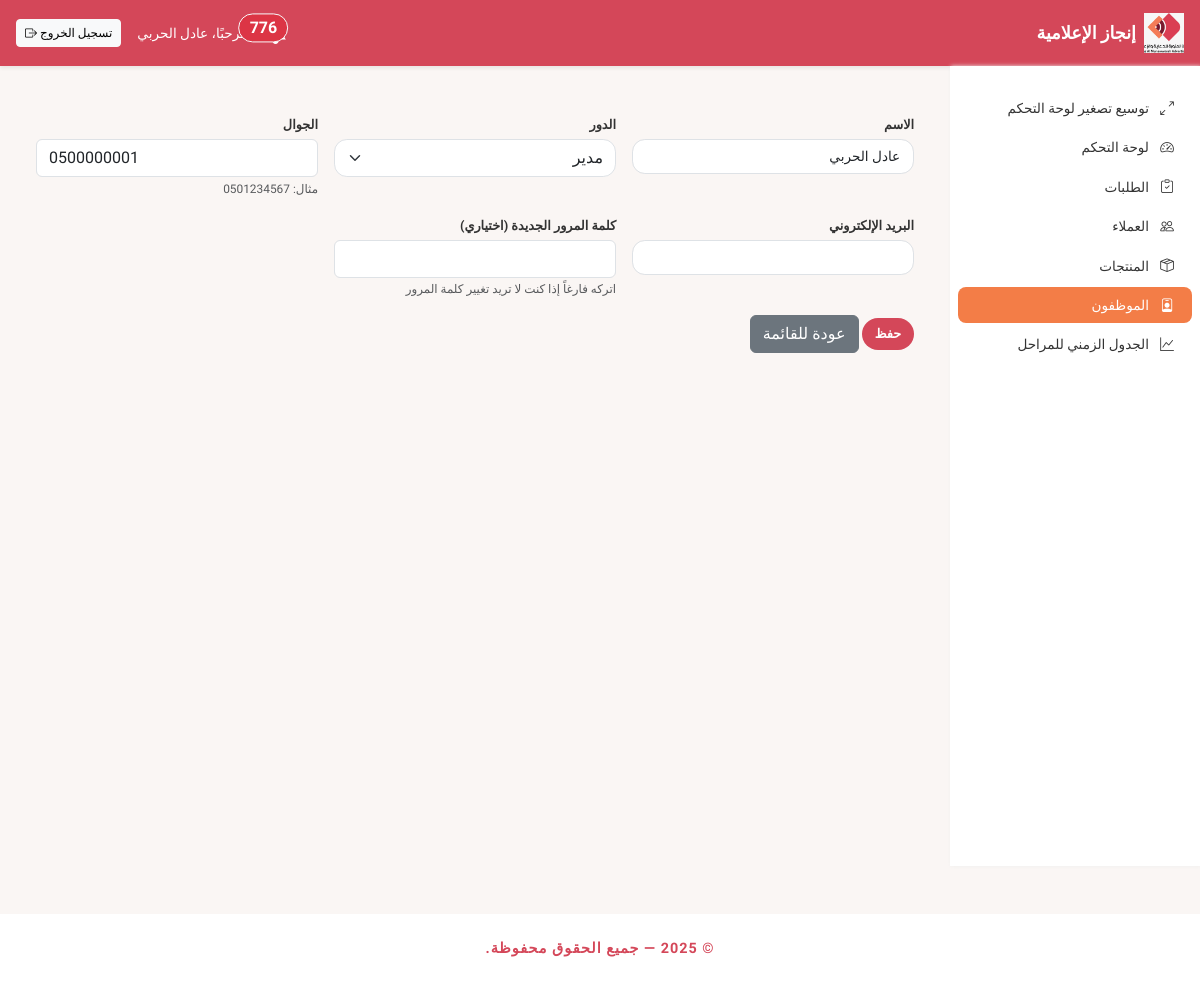
/employees/edit?id=1 (signed in), run on the app's committed database.
### tables this page shows
CREATE TABLE `employees` (
  `employee_id` int(11) NOT NULL,
  `name` varchar(100) NOT NULL,
  `role` enum('مدير','مصمم','معمل','محاسب') NOT NULL,
  `phone` varchar(20) DEFAULT NULL,
  `email` varchar(100) DEFAULT NULL,
  `password` varchar(255) NOT NULL
);

### src/Controller/EmployeeController.php (called while the page is built, shortened)
<?php
class EmployeeController
{
    private \mysqli $conn;
    public function __construct(\mysqli $conn)
    {
        $this->conn = $conn;
    }
    public function edit(): void
    {
        $id = $_GET['id'] ?? null;
        $stmt = $this->conn->prepare("SELECT * FROM employees WHERE employee_id = ?");
        $stmt->bind_param("i", $id);
        $stmt->execute();
        $result = $stmt->get_result();
        $employee = $result->fetch_assoc();
        $is_edit = true;
        require_once __DIR__ . '/../View/employee/form.php';
    }
}

### src/View/employee/form.php (the view, shortened to what this page needs)
<?php
$is_edit = $is_edit ?? false;
$employee = $employee ?? [];
$name = $employee['name'] ?? '';
$role = $employee['role'] ?? '';
$phone = $employee['phone'] ?? '';
$email = $employee['email'] ?? '';
?>
<div class="container">
    <form method="POST" action="<?= $is_edit ? $_ENV['BASE_PATH'] . '/employees/update' : $_ENV['BASE_PATH'] . '/employees' ?>">
        <div class="row g-3">
            <div class="col-md-4">
                <label class="form-label">الاسم</label>
                <input type="text" class="form-control" name="name" value="<?= htmlspecialchars($name) ?>" required>
            </div>
            <div class="col-md-4">
                <label class="form-label">الدور</label>
                <select class="form-select" name="role" required>
                    <option value="مدير" <?= ($role == 'مدير') ? 'selected' : '' ?>>مدير</option>
                </select>
            </div>
            <div class="col-md-4">
                <label class="form-label">الجوال</label>
                <input type="tel" name="phone" id="phone_input" class="form-control"
                       pattern="^05[0-9]{8}$"
                       placeholder="05xxxxxxxx"
                       title="يجب أن يبدأ الرقم بـ 05 ويتكون من 10 أرقام"
                       maxlength="10"
                       value="<?= htmlspecialchars($phone) ?>">
                <div class="form-text text-muted">مثال: 0501234567</div>
            </div>
            <div class="col-md-4">
                <label class="form-label">البريد الإلكتروني</label>
                <input type="email" class="form-control" name="email" value="<?= htmlspecialchars($email) ?>">
            </div>
            <div class="col-md-4">
                <label class="form-label"><?= $is_edit ? 'كلمة المرور الجديدة (اختياري)' : 'كلمة المرور' ?></label>
                <input type="password" class="form-control" name="password" <?= $is_edit ? '' : 'required' ?>>
                <?php if ($is_edit): ?>
                    <small class="text-muted">اتركه فارغاً إذا كنت لا تريد تغيير كلمة المرور</small>
                <?php endif; ?>
            </div>
        </div>
        <button class="btn btn-primary mt-3" type="submit">حفظ</button>
        <a href="<?= $_ENV['BASE_PATH'] ?>/employees" class="btn btn-secondary mt-3">عودة للقائمة</a>
    </form>
</div>

### public/assets/style.css (style rules this page uses)
body { background: #faf6f4; font-family: 'Tajawal', Arial, sans-serif; color: #333; font-size: 0.85rem; }
.btn-primary, .btn-success, .btn-danger, .btn-warning { font-weight: bold; border-radius: 1.5rem; font-size: 0.8rem; padding: 0.4rem 0.8rem; }
.btn-primary { background: #D44759; border: none; }
input[type="text"], input[type="number"], input[type="email"], input[type="date"], textarea, select { border-radius: 0.8rem !important; font-size: 0.85rem; padding: 0.4rem 0.8rem; }
.form-label { font-size: 0.8rem; font-weight: 600; margin-bottom: 0.3rem; }
.row { margin-left: -0.5rem; margin-right: -0.5rem; }

### src/header.php (style rules this page uses)
body { font-family: 'Tajawal', Arial, sans-serif; background: #faf6f4; }

### data on the page
employees: name "عادل الحربي", role "مدير", phone "0500000001"

### other printed values
$unread_count "776"
$_SESSION['user_name'] "عادل الحربي"
